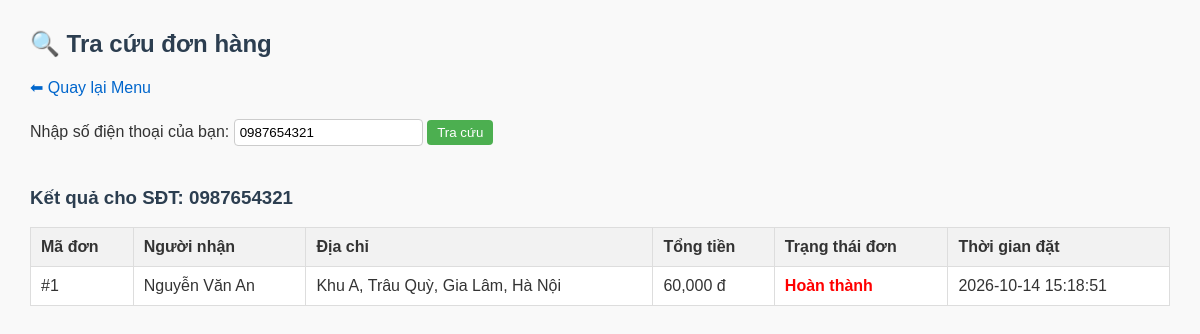
Page /tra-cuu.php?sdt=0987654321 on the committed database.
### tables this page shows
CREATE TABLE IF NOT EXISTS donhang (
    id INT AUTO_INCREMENT PRIMARY KEY,
    ten_khach VARCHAR(255) NOT NULL,
    sdt VARCHAR(20) NOT NULL,
    dia_chi TEXT NOT NULL,
    tong_tien INT NOT NULL,
    trang_thai VARCHAR(50) DEFAULT 'Chờ xác nhận',
    ngay_dat DATETIME NOT NULL
);

### tra-cuu.php (the view, shortened to what this page needs)
<?php
include 'ketnoi.php';
$sdt = "";
$ket_qua = null;
if (isset($_GET['sdt'])) {
    $sdt = $_GET['sdt'];
    $ket_qua = $conn->query("SELECT * FROM donhang WHERE sdt = '$sdt' ORDER BY id DESC");
}
?>
<!DOCTYPE html>
<html lang="en">
<head>
    <link rel="stylesheet" href="style.css">
</head>
<body style="font-family: Arial; margin: 30px;">
    <h2>🔍 Tra cứu đơn hàng</h2>
    <a href="index.php">⬅ Quay lại Menu</a>
    <br><br>
    <form method="GET">
        Nhập số điện thoại của bạn: <input type="text" name="sdt" value="<?php echo $sdt; ?>" required style="padding: 5px;">
        <button type="submit" style="padding: 5px 10px;">Tra cứu</button>
    </form>
    <br>
    <?php if(isset($_GET['sdt'])): ?>
        <h3>Kết quả cho SĐT: <?php echo $sdt; ?></h3>
        <table border="1" cellpadding="10" cellspacing="0">
            <tr style="background: #f2f2f2;">
                <th>Mã đơn</th>
                <th>Người nhận</th>
                <th>Địa chỉ</th>
                <th>Tổng tiền</th>
                <th>Trạng thái đơn</th>
                <th>Thời gian đặt</th>
            </tr>
            <?php
            if ($ket_qua->num_rows > 0) {
                while($row = $ket_qua->fetch_assoc()) {
                    echo "<tr>";
                    echo "<td>#" . $row['id'] . "</td>";
                    echo "<td>" . $row['ten_khach'] . "</td>";
                    echo "<td>" . $row['dia_chi'] . "</td>";
                    echo "<td>" . number_format($row['tong_tien']) . " đ</td>";
                    echo "<td><span style='color: red;'><b>" . $row['trang_thai'] . "</b></span></td>";
                    echo "<td>" . $row['ngay_dat'] . "</td>";
                    echo "</tr>";
                }
            } else {
                echo "<tr><td colspan='6' align='center'>Không tìm thấy đơn hàng nào!</td></tr>";
            }
            ?>
        </table>
    <?php endif; ?>
</body>
</html>

### css/style.css (style rules this page uses)
body { font-family: Arial, sans-serif; margin: 30px; background-color: #f9f9f9; color: #333; }
h2, h3 { color: #2c3e50; }
a { color: #0066cc; text-decoration: none; margin-right: 5px; }
table { width: 100%; border-collapse: collapse; background-color: #fff; margin-top: 15px; margin-bottom: 15px; }
th, td { padding: 10px; text-align: left; border: 1px solid #ddd; }
th { background-color: #f2f2f2; }
input[type="text"], input[type="password"], input[type="number"], select { padding: 6px; margin: 4px 0; border: 1px solid #ccc; border-radius: 4px; }
button { padding: 6px 12px; background-color: #4CAF50; color: white; border: none; border-radius: 4px; cursor: pointer; }

### rows in the picture
donhang: id "1", ten_khach "Nguyễn Văn An", dia_chi "Khu A, Trâu Quỳ, Gia Lâm, Hà Nội", tong_tien "60,000", trang_thai "Hoàn thành", ngay_dat "2026-10-14 15:18:51"

### other values in the picture
$sdt "0987654321"
